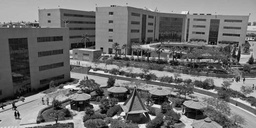
#> input picture GUC.jpg, 256 x 128 px, shrunk from 500 x 250 before the run
$ python Segmentation-Computer-Vision.py
#> lines starting #> are read from the running program, lines starting #| are printed output that depends on the picture; after the words box and inside, x2 and y2 are one past the last pixel; in counts of white or black regions, pixels touching at a corner belong together; long printed decimals are rounded
# -*- coding: utf-8 -*-
"""
Created on Wed Dec  4 14:20:38 2019

@authors: Ibram Medhat, Basem Rizk
"""

import random
import numpy as np
from PIL import Image

def print_progress(iteration_type, iteration_value, end_value = 0, upper_bound_exist = False):
    if(upper_bound_exist):
        iteration_value = np.around((iteration_value/end_value)*100,
                                    decimals = 1)
    print( '\r ' + iteration_type + ' %s' % (str(iteration_value)),
              end = '\r')

#Calculates the means of the different segments in the image based on the theresholds
#and pixels in each segement
def recalculate_means(org_image_array, object_detection_img, n):
    count_each_segment = np.zeros(n+1)
    means_array = np.zeros(n+1)
    for x in range(org_image_array.shape[0]) :
        for y in range(org_image_array.shape[1]) :
            means_array[int(object_detection_img[x][y])] += org_image_array[x][y]
            count_each_segment[int(object_detection_img[x][y])] += 1
    for i in range(n+1) :
        means_array[i] = means_array[i] / count_each_segment[i]
    return means_array

#calculate the theresholds based on the different calculated means
def recalculate_theresholds(means_array) :
    thereshold_array = np.zeros(means_array.size-1)
    for i in range(thereshold_array.size) :
        thereshold_array[i] = (means_array[i] + means_array[i+1]) / 2
    return thereshold_array


def generate_gray_segmented_image(object_detection_img, thereshold_array) :
    gray_image_array = object_detection_img
    for x in range(object_detection_img.shape[0]) :
        for y in range(object_detection_img.shape[1]) :
            gray_image_array[x][y] = object_detection_img[x][y] * (255 / thereshold_array.size+1)
    return gray_image_array

#The function should take as inputs the image to be
#segmented and n. The function should return the computed n thresholds,
# a binary image for each segment
#and one segmented gray-scale image with each segment assigned a different gray-level
def detect_objects(org_image_array, n) :
    def random_thresholds(num_of_thresholds):
        #Using Random initialization for n theresholds
        threshold_array = np.zeros((num_of_thresholds,))
        for i in range(num_of_thresholds) :
            threshold_array[i] = random.randint(0,255)
        return np.sort(threshold_array)

    means_array = np.zeros(n+1)
    threshold_array = random_thresholds(n)
    print("Init thresholds: " + str(threshold_array))
    object_detection_img =\
        np.zeros(org_image_array.shape[0]*\
                 org_image_array.shape[1]).reshape(org_image_array.shape[0],
                                      org_image_array.shape[1])

    means_changed = True

    iteration = 1
    while(means_changed) :
        print_progress("iteration: ", iteration)
        iteration+=1

        #grouping the orginal image into different groups according to the theresholds values
        for i in range(n) :
            for x in range(org_image_array.shape[0]) :
                for y in range(org_image_array.shape[1]) :
                    if(i == 0) :
                        if(org_image_array[x][y] < threshold_array[i]) :
                            object_detection_img[x][y] = i
                    else :
                        if(org_image_array[x][y] < threshold_array[i]\
                           and org_image_array[x][y] > threshold_array[i-1]) :
                            object_detection_img[x][y] = i
                            #print("here")
                    if(org_image_array[x][y] > threshold_array[n-1]) :
                        object_detection_img[x][y] = n

        new_means_array = recalculate_means(org_image_array, object_detection_img, n)
#        print(new_means_array)

        if(np.array_equal(means_array,new_means_array)) :
            means_changed = False
        else :
            means_array = new_means_array
            threshold_array = recalculate_theresholds(means_array)
    print()
    print("Converged.")
    print("Final thresholds: " + str(threshold_array))

    segmented_image_array = generate_gray_segmented_image(object_detection_img,
                                                          threshold_array)
    segmented_image = Image.fromarray(segmented_image_array)
    segmented_image = segmented_image.convert("L")
    return segmented_image, threshold_array


def extract_objects(org_img_array, threshold_array):
    all_objects = np.zeros((threshold_array.shape[0] + 1,
                            org_img_array.shape[0],
                            org_img_array.shape[1]))
    all_images = []
    full_threshold_array =\
        np.concatenate((np.array([0]), threshold_array, np.array([255])))
    for i in range(full_threshold_array.shape[0] - 1):
        all_objects[i] = 255*\
                        ((org_img_array > full_threshold_array[i])*\
                         (org_img_array < full_threshold_array[i+1]))

        image = Image.fromarray(all_objects[i])
        image = image.convert("L")
        all_images.append(image)

    return all_images, all_objects

# =============================================================================
# ------Application
# =============================================================================
def segment(org_img_array, num_of_thresholds, image_filepath):
    print("Segement using Optimal Thresholding with n = " + str(num_of_thresholds))

    # Apply Optimal-thesholding-segementation
    segmented_image, threshold_array = detect_objects(org_img_array, num_of_thresholds)
    segmented_image.save(image_filepath + "_" + str(num_of_thresholds) + ".jpg")

    with open("Thresholds_" + str(num_of_thresholds) + ".txt",  "w") as f:
        f.write(str(threshold_array))

    # Extract binary images based on computed segmentations
    all_images, all_objects = extract_objects(org_img_array, threshold_array)
    for i in range(len(all_images)):
        all_images[i]\
            .save(image_filepath + "_" + str(num_of_thresholds) + "_" + str(i+1) + ".jpg")
        print("Saved image of object " + str(i+1))
    print("Done.")


image_filepath = "GUC"
org_image = Image.open(image_filepath + ".jpg")
#> org_image is the input picture: PIL image 256x128 L; min 0, max 255, mean 109.2
org_img_array = np.array(org_image)

segment(org_img_array, 3, image_filepath)
#> the loop in detect_objects, `while(means_changed) :` made 16 passes
#> threshold_array on passes 1 to 12: [68.56, 156.5, 215.3], [74.5, 142.5, 202.9], [75.46, 137.9, 194], [74.34, 133.8, 186.9], [72.61, 130, 181], [70.87, 126.8, 176], [69.21, 122.9, 170.6], [68.09, 118.7, 165.4], [66.91, 115.5, 162], [65.49, 113.3, 160], [64.71, 112, 158.9], [64.13, 111.4, 158.5]
#> new_means_array on pass 16: [40.36, 86.3, 134.2, 181.2]
#> after the loop in detect_objects, `while(means_changed) :`:
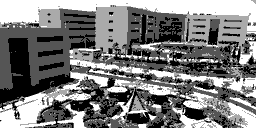
#> object_detection_img: shape (128, 256) float64; min 0, max 3, mean 1.47; drawn with min black and max white
#> after the loop in detect_objects, `while(means_changed) :`: iteration = 17
#| Final thresholds: [ 63.328  110.260 157.703]
#> in segment, `segmented_image, threshold_array = detect_objects(org_img_array, num_o..`: threshold_array = [63.33, 110.3, 157.7]
#> in extract_objects, `full_threshold_array =\ np.concatenate((np.array([0]), threshold_array..`: full_threshold_array = [0, 63.33, 110.3, 157.7, 255]
#> the loop in extract_objects, `for i in range(full_threshold_array.shape[0] - 1):` made 4 passes
#> pass 1, in extract_objects, `image = Image.fromarray(all_objects[i])`:
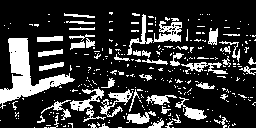
#> image: PIL image 256x128 F; 20.8% white; 303 white regions (257 under 20 px), largest, box (x1, y1, x2, y2) and area: (0, 38, 75, 109) 1663, (70, 87, 106, 122) 371, (153, 21, 182, 43) 334
#> pass 2, in extract_objects, `image = Image.fromarray(all_objects[i])`:
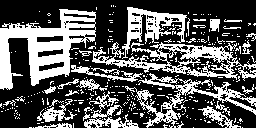
#> image: PIL image 256x128 F; 35.1% white; 304 white regions (274 under 20 px), largest, box (x1, y1, x2, y2) and area: (0, 9, 96, 90) 3389, (92, 42, 256, 81) 2108, (125, 73, 256, 128) 1511
#> after the loop in extract_objects, `for i in range(full_threshold_array.shape[0] - 1):`: all_images = 4 items
#> the loop in segment, `for i in range(len(all_images)):` made 4 passes
#| Saved image of object 1
#| Saved image of object 2
#| Saved image of object 3
#| Saved image of object 4
segment(org_img_array, 4, image_filepath)
#> call 2 of detect_objects, with n = 4
#> the loop in detect_objects (call 2), `while(means_changed) :` made 19 passes
#> threshold_array on passes 1 to 10: [109, 160.1, 199.2, 236.3], [101.3, 156.3, 195.1, 227.6], [97.39, 152.8, 191.5, 220.6], [94.54, 149.8, 187.9, 215.2], [92.24, 147.3, 184.7, 211.4], [90.36, 145, 182, 208.4], [88.41, 142.7, 179.9, 206.1], [85.79, 138.7, 176.2, 203.8], [81.71, 132.9, 171.8, 201.1], [76.6, 125.4, 166.2, 198.7]
#> new_means_array on pass 19: [40.36, 86.02, 132.6, 174.3, 201.7]
#> after the loop in detect_objects (call 2), `while(means_changed) :`:
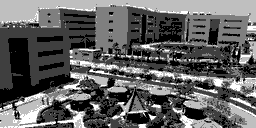
#> object_detection_img: shape (128, 256) float64; min 0, max 4, mean 1.54; drawn with min black and max white
#> after the loop in detect_objects (call 2), `while(means_changed) :`: iteration = 20
#| Final thresholds: [ 63.191 109.320 153.458 188.019]
#> in extract_objects (call 2), `full_threshold_array =\ np.concatenate((np.array([0]), threshold_array..`: full_threshold_array = [0, 63.19, 109.3, 153.5, 188, 255]
#> the loop in extract_objects (call 2), `for i in range(full_threshold_array.shape[0] - 1):` made 5 passes
#> pass 2, in extract_objects (call 2), `image = Image.fromarray(all_objects[i])`:
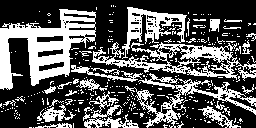
#> image: PIL image 256x128 F; 34.7% white; 311 white regions (279 under 20 px), largest, box (x1, y1, x2, y2) and area: (0, 9, 96, 90) 3384, (92, 42, 256, 81) 2081, (125, 73, 256, 128) 1479
#> pass 3, in extract_objects (call 2), `image = Image.fromarray(all_objects[i])`:
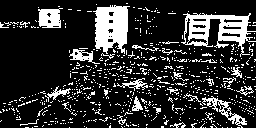
#> image: PIL image 256x128 F; 19.3% white; 644 white regions (614 under 20 px), largest, box (x1, y1, x2, y2) and area: (181, 13, 256, 57) 1356, (93, 5, 130, 54) 1269, (38, 8, 63, 28) 374
#> after the loop in extract_objects (call 2), `for i in range(full_threshold_array.shape[0] - 1):`: all_images = 5 items
#> the loop in segment (call 2), `for i in range(len(all_images)):` made 5 passes
#| Saved image of object 1
#| Saved image of object 2
#| Saved image of object 3
#| Saved image of object 4
#| Saved image of object 5
